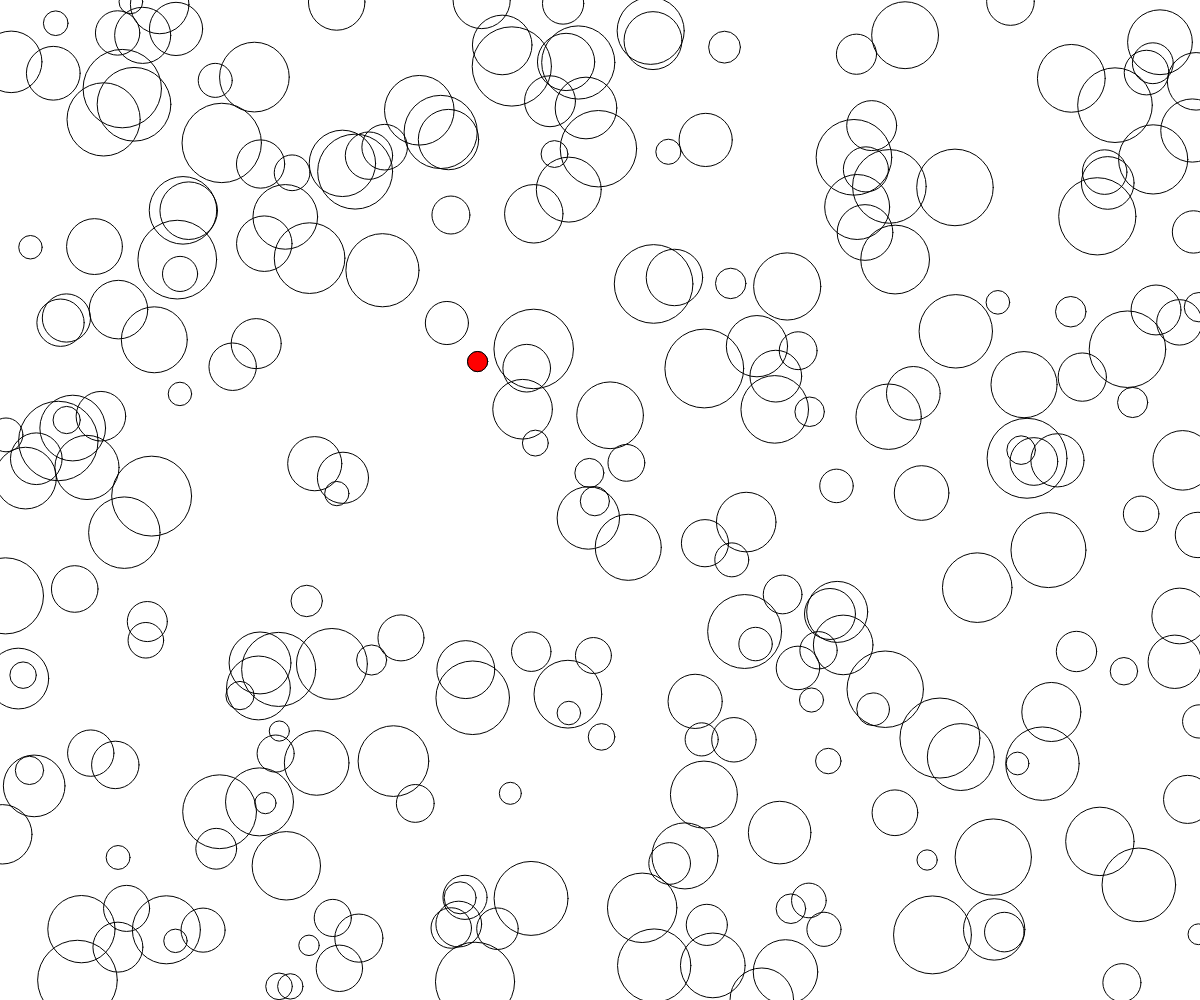
Frame 1 (no input)
Frame 60 (no input): identical to frame 1, image omitted
Frame 120 (the mouse pressed at the canvas centre since frame 60): identical to frame 1, image omitted

The p5.js sketch that drew this single still picture (run headless with seeded random() and noise() and a simulated clock; from frame 60 on, the mouse is pressed at the canvas centre):

// p5.js sketch
// ── sketch.js
// Find the smallest circle
// Ethan Meachem
// 3/5/2025

const NUM_CIRCLES = 250
let smallestDiameter = Infinity;
let smallX, smallY;

function setup() {
  createCanvas(windowWidth, windowHeight);
  drawCircles();
}

function drawCircles(){
  noFill();
  for(let i = 0; i<NUM_CIRCLES; i++){
    //generate the next circle
    let x = random(0,width);
    let y = random(0, height);
    let d = random(20,80);

    circle(x,y,d);

    if(d < smallestDiameter){
      smallestDiameter = d;
      smallX = x; smallY = y;
    }
  }
  fill("red")
  circle(smallX,smallY,smallestDiameter);
}



function draw() {
  // background(220);
}
